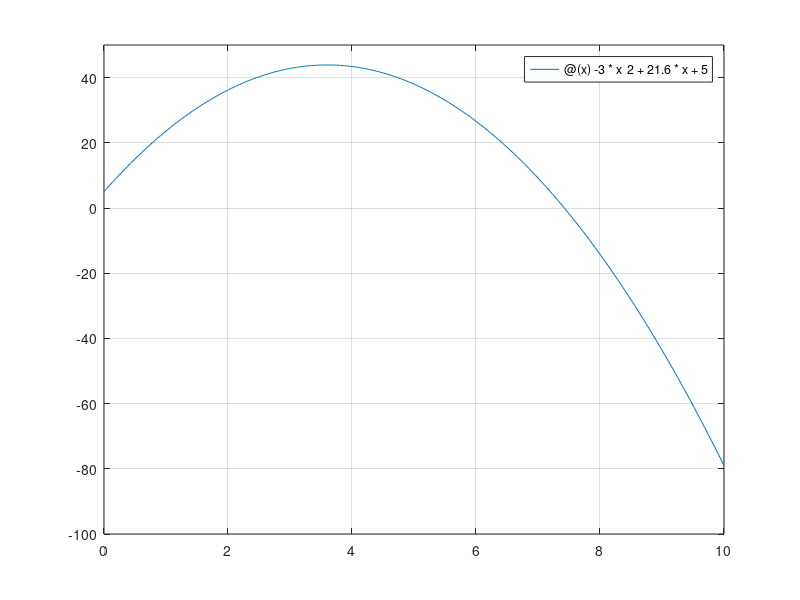

This chart was generated by the following MATLAB code:
m = ( 5^0.5 -1 )/2;
relErr = 0.5/100;
func = @(x) -3*x^2 + 21.6*x + 5;
xl= 0;
xu = 10;

fplot(func, [0 10]);
ylim([-100 50]);
grid ON;

for i = 1 : 1000
    d  = m*(xu-xl);
    x1 =  xl+d;
    x2= xu-d;
    
    fx1 = func(x1);
    fx2 = func(x2);
    
    if(abs (xu-xl) <relErr )
        break;
        
    elseif(fx1>fx2)
        xl=x2;
    elseif(fx2>fx1)
        xu=x1;    
    
    end
end

fprintf('Maximized result =')
if(fx1>fx2)                
    disp(fx1)
else
    disp(fx2)
end

 
 